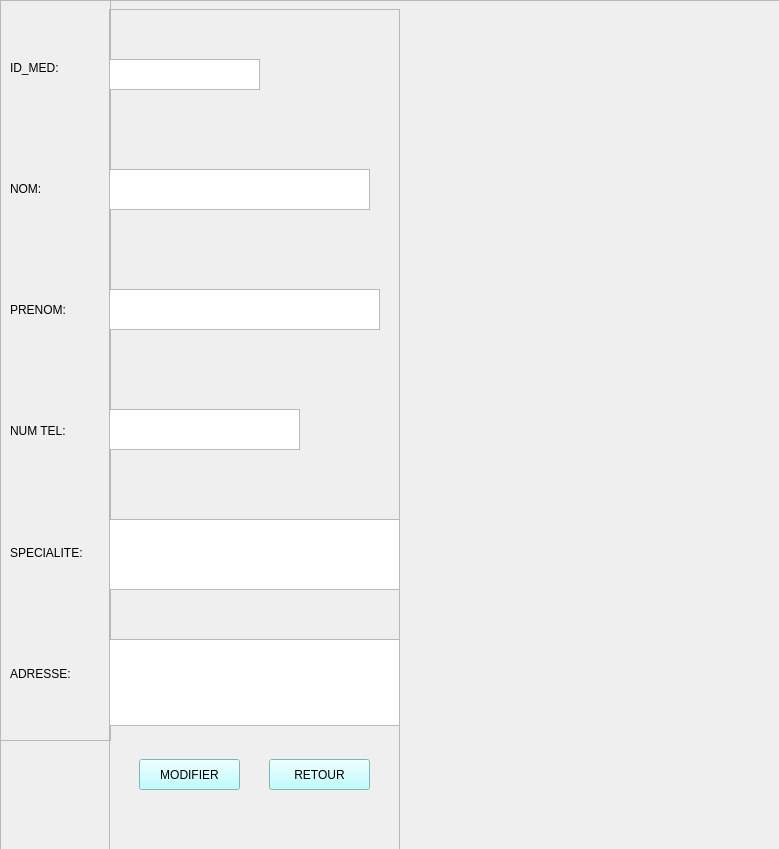
<?xml version="1.0" encoding="UTF-8"?>
<ui version="4.0">
 <class>Form</class>
 <widget class="QWidget" name="Form">
  <property name="geometry">
   <rect>
    <x>0</x>
    <y>0</y>
    <width>779</width>
    <height>849</height>
   </rect>
  </property>
  <property name="windowTitle">
   <string>Form</string>
  </property>
  <widget class="QFrame" name="frame_central">
   <property name="geometry">
    <rect>
     <x>0</x>
     <y>0</y>
     <width>781</width>
     <height>851</height>
    </rect>
   </property>
   <property name="frameShape">
    <enum>QFrame::StyledPanel</enum>
   </property>
   <property name="frameShadow">
    <enum>QFrame::Raised</enum>
   </property>
   <widget class="QLabel" name="label">
    <property name="geometry">
     <rect>
      <x>0</x>
      <y>0</y>
      <width>781</width>
      <height>861</height>
     </rect>
    </property>
    <property name="text">
     <string/>
    </property>
    <property name="pixmap">
     <pixmap>2022_ani_cartoon_70.jpg</pixmap>
    </property>
    <property name="scaledContents">
     <bool>true</bool>
    </property>
   </widget>
   <widget class="QFrame" name="frame_labels">
    <property name="geometry">
     <rect>
      <x>0</x>
      <y>0</y>
      <width>111</width>
      <height>741</height>
     </rect>
    </property>
    <property name="frameShape">
     <enum>QFrame::StyledPanel</enum>
    </property>
    <property name="frameShadow">
     <enum>QFrame::Raised</enum>
    </property>
    <layout class="QVBoxLayout" name="verticalLayout">
     <item>
      <widget class="QLabel" name="label_id">
       <property name="styleSheet">
        <string notr="true">font: 75 10pt &quot;MS Shell Dlg 2&quot;;
</string>
       </property>
       <property name="text">
        <string>ID_MED:</string>
       </property>
      </widget>
     </item>
     <item>
      <widget class="QLabel" name="label_nom">
       <property name="styleSheet">
        <string notr="true">font: 75 10pt &quot;MS Shell Dlg 2&quot;;</string>
       </property>
       <property name="text">
        <string>NOM:</string>
       </property>
      </widget>
     </item>
     <item>
      <widget class="QLabel" name="label_prenom">
       <property name="styleSheet">
        <string notr="true">font: 75 10pt &quot;MS Shell Dlg 2&quot;;</string>
       </property>
       <property name="text">
        <string>PRENOM:</string>
       </property>
      </widget>
     </item>
     <item>
      <widget class="QLabel" name="label_tel">
       <property name="styleSheet">
        <string notr="true">font: 75 10pt &quot;MS Shell Dlg 2&quot;;</string>
       </property>
       <property name="text">
        <string>NUM TEL:</string>
       </property>
      </widget>
     </item>
     <item>
      <widget class="QLabel" name="label_spec">
       <property name="styleSheet">
        <string notr="true">font: 75 10pt &quot;MS Shell Dlg 2&quot;;</string>
       </property>
       <property name="text">
        <string>SPECIALITE:</string>
       </property>
      </widget>
     </item>
     <item>
      <widget class="QLabel" name="label_adr">
       <property name="styleSheet">
        <string notr="true">font: 75 10pt &quot;MS Shell Dlg 2&quot;;</string>
       </property>
       <property name="text">
        <string>ADRESSE:</string>
       </property>
      </widget>
     </item>
    </layout>
   </widget>
   <widget class="QFrame" name="frame">
    <property name="geometry">
     <rect>
      <x>109</x>
      <y>9</y>
      <width>291</width>
      <height>1211</height>
     </rect>
    </property>
    <property name="frameShape">
     <enum>QFrame::StyledPanel</enum>
    </property>
    <property name="frameShadow">
     <enum>QFrame::Raised</enum>
    </property>
    <widget class="QTextEdit" name="textEdit">
     <property name="geometry">
      <rect>
       <x>0</x>
       <y>50</y>
       <width>151</width>
       <height>31</height>
      </rect>
     </property>
    </widget>
    <widget class="QTextEdit" name="textEdit_2">
     <property name="geometry">
      <rect>
       <x>0</x>
       <y>160</y>
       <width>261</width>
       <height>41</height>
      </rect>
     </property>
    </widget>
    <widget class="QTextEdit" name="textEdit_3">
     <property name="geometry">
      <rect>
       <x>0</x>
       <y>280</y>
       <width>271</width>
       <height>41</height>
      </rect>
     </property>
    </widget>
    <widget class="QTextEdit" name="textEdit_4">
     <property name="geometry">
      <rect>
       <x>0</x>
       <y>400</y>
       <width>191</width>
       <height>41</height>
      </rect>
     </property>
    </widget>
    <widget class="QTextEdit" name="textEdit_5">
     <property name="geometry">
      <rect>
       <x>0</x>
       <y>510</y>
       <width>291</width>
       <height>71</height>
      </rect>
     </property>
    </widget>
    <widget class="QTextEdit" name="textEdit_6">
     <property name="geometry">
      <rect>
       <x>0</x>
       <y>630</y>
       <width>291</width>
       <height>87</height>
      </rect>
     </property>
    </widget>
    <widget class="QPushButton" name="butt_mod">
     <property name="geometry">
      <rect>
       <x>30</x>
       <y>750</y>
       <width>101</width>
       <height>31</height>
      </rect>
     </property>
     <property name="styleSheet">
      <string notr="true">background-color: rgb(170, 255, 255);</string>
     </property>
     <property name="text">
      <string>MODIFIER</string>
     </property>
    </widget>
    <widget class="QPushButton" name="butt_retour">
     <property name="geometry">
      <rect>
       <x>160</x>
       <y>750</y>
       <width>101</width>
       <height>31</height>
      </rect>
     </property>
     <property name="styleSheet">
      <string notr="true">background-color: rgb(170, 255, 255);</string>
     </property>
     <property name="text">
      <string>RETOUR</string>
     </property>
    </widget>
   </widget>
  </widget>
 </widget>
 <resources/>
 <connections/>
</ui>
